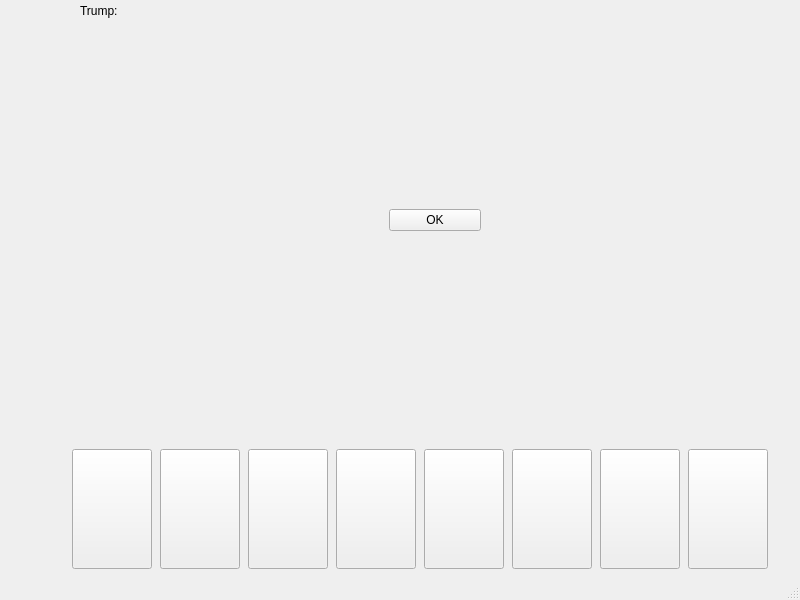
<?xml version="1.0" encoding="UTF-8"?>
<ui version="4.0">
 <class>manille</class>
 <widget class="QMainWindow" name="manille">
  <property name="geometry">
   <rect>
    <x>0</x>
    <y>0</y>
    <width>800</width>
    <height>600</height>
   </rect>
  </property>
  <property name="minimumSize">
   <size>
    <width>800</width>
    <height>600</height>
   </size>
  </property>
  <property name="maximumSize">
   <size>
    <width>800</width>
    <height>600</height>
   </size>
  </property>
  <property name="windowTitle">
   <string>PyManille!</string>
  </property>
  <widget class="QWidget" name="centralwidget">
   <widget class="QWidget" name="layoutWidget">
    <property name="geometry">
     <rect>
      <x>70</x>
      <y>440</y>
      <width>704</width>
      <height>138</height>
     </rect>
    </property>
    <layout class="QHBoxLayout" name="horizontalLayout">
     <item>
      <widget class="QPushButton" name="card0">
       <property name="maximumSize">
        <size>
         <width>80</width>
         <height>120</height>
        </size>
       </property>
       <property name="text">
        <string/>
       </property>
       <property name="icon">
        <iconset>
         <normaloff>GreyWyvern/cardset/01c.gif</normaloff>GreyWyvern/cardset/01c.gif</iconset>
       </property>
       <property name="iconSize">
        <size>
         <width>80</width>
         <height>120</height>
        </size>
       </property>
      </widget>
     </item>
     <item>
      <widget class="QPushButton" name="card1">
       <property name="maximumSize">
        <size>
         <width>80</width>
         <height>120</height>
        </size>
       </property>
       <property name="text">
        <string/>
       </property>
       <property name="icon">
        <iconset>
         <normaloff>GreyWyvern/cardset/01c.gif</normaloff>GreyWyvern/cardset/01c.gif</iconset>
       </property>
       <property name="iconSize">
        <size>
         <width>80</width>
         <height>120</height>
        </size>
       </property>
      </widget>
     </item>
     <item>
      <widget class="QPushButton" name="card2">
       <property name="maximumSize">
        <size>
         <width>80</width>
         <height>120</height>
        </size>
       </property>
       <property name="text">
        <string/>
       </property>
       <property name="icon">
        <iconset>
         <normaloff>GreyWyvern/cardset/01c.gif</normaloff>GreyWyvern/cardset/01c.gif</iconset>
       </property>
       <property name="iconSize">
        <size>
         <width>80</width>
         <height>120</height>
        </size>
       </property>
      </widget>
     </item>
     <item>
      <widget class="QPushButton" name="card3">
       <property name="maximumSize">
        <size>
         <width>80</width>
         <height>120</height>
        </size>
       </property>
       <property name="text">
        <string/>
       </property>
       <property name="icon">
        <iconset>
         <normaloff>GreyWyvern/cardset/01c.gif</normaloff>GreyWyvern/cardset/01c.gif</iconset>
       </property>
       <property name="iconSize">
        <size>
         <width>80</width>
         <height>120</height>
        </size>
       </property>
      </widget>
     </item>
     <item>
      <widget class="QPushButton" name="card4">
       <property name="maximumSize">
        <size>
         <width>80</width>
         <height>120</height>
        </size>
       </property>
       <property name="text">
        <string/>
       </property>
       <property name="icon">
        <iconset>
         <normaloff>GreyWyvern/cardset/01c.gif</normaloff>GreyWyvern/cardset/01c.gif</iconset>
       </property>
       <property name="iconSize">
        <size>
         <width>80</width>
         <height>120</height>
        </size>
       </property>
      </widget>
     </item>
     <item>
      <widget class="QPushButton" name="card5">
       <property name="maximumSize">
        <size>
         <width>80</width>
         <height>120</height>
        </size>
       </property>
       <property name="text">
        <string/>
       </property>
       <property name="icon">
        <iconset>
         <normaloff>GreyWyvern/cardset/01c.gif</normaloff>GreyWyvern/cardset/01c.gif</iconset>
       </property>
       <property name="iconSize">
        <size>
         <width>80</width>
         <height>120</height>
        </size>
       </property>
      </widget>
     </item>
     <item>
      <widget class="QPushButton" name="card6">
       <property name="maximumSize">
        <size>
         <width>80</width>
         <height>120</height>
        </size>
       </property>
       <property name="text">
        <string/>
       </property>
       <property name="icon">
        <iconset>
         <normaloff>GreyWyvern/cardset/01c.gif</normaloff>GreyWyvern/cardset/01c.gif</iconset>
       </property>
       <property name="iconSize">
        <size>
         <width>80</width>
         <height>120</height>
        </size>
       </property>
      </widget>
     </item>
     <item>
      <widget class="QPushButton" name="card7">
       <property name="maximumSize">
        <size>
         <width>80</width>
         <height>120</height>
        </size>
       </property>
       <property name="text">
        <string/>
       </property>
       <property name="icon">
        <iconset>
         <normaloff>GreyWyvern/cardset/01c.gif</normaloff>GreyWyvern/cardset/01c.gif</iconset>
       </property>
       <property name="iconSize">
        <size>
         <width>80</width>
         <height>120</height>
        </size>
       </property>
      </widget>
     </item>
    </layout>
   </widget>
   <widget class="QWidget" name="layoutWidget">
    <property name="geometry">
     <rect>
      <x>290</x>
      <y>0</y>
      <width>290</width>
      <height>440</height>
     </rect>
    </property>
    <layout class="QGridLayout" name="gridLayout">
     <item row="1" column="1">
      <widget class="QLabel" name="T0">
       <property name="minimumSize">
        <size>
         <width>90</width>
         <height>140</height>
        </size>
       </property>
       <property name="text">
        <string/>
       </property>
       <property name="pixmap">
        <pixmap>GreyWyvern/cardset/bottom02.gif</pixmap>
       </property>
      </widget>
     </item>
     <item row="0" column="2">
      <widget class="QLabel" name="T1">
       <property name="minimumSize">
        <size>
         <width>90</width>
         <height>140</height>
        </size>
       </property>
       <property name="text">
        <string/>
       </property>
       <property name="pixmap">
        <pixmap>GreyWyvern/cardset/bottom02.gif</pixmap>
       </property>
      </widget>
     </item>
     <item row="1" column="3">
      <widget class="QLabel" name="T2">
       <property name="minimumSize">
        <size>
         <width>90</width>
         <height>140</height>
        </size>
       </property>
       <property name="text">
        <string/>
       </property>
       <property name="pixmap">
        <pixmap>GreyWyvern/cardset/bottom02.gif</pixmap>
       </property>
      </widget>
     </item>
     <item row="2" column="2">
      <widget class="QLabel" name="T3">
       <property name="minimumSize">
        <size>
         <width>90</width>
         <height>140</height>
        </size>
       </property>
       <property name="text">
        <string/>
       </property>
       <property name="pixmap">
        <pixmap>GreyWyvern/cardset/bottom02.gif</pixmap>
       </property>
      </widget>
     </item>
     <item row="1" column="2">
      <widget class="QPushButton" name="next">
       <property name="text">
        <string>OK</string>
       </property>
      </widget>
     </item>
    </layout>
   </widget>
   <widget class="QWidget" name="">
    <property name="geometry">
     <rect>
      <x>80</x>
      <y>0</y>
      <width>92</width>
      <height>167</height>
     </rect>
    </property>
    <layout class="QVBoxLayout" name="verticalLayout">
     <item>
      <widget class="QLabel" name="trump_label">
       <property name="text">
        <string>Trump:</string>
       </property>
      </widget>
     </item>
     <item>
      <widget class="QLabel" name="trump_disp">
       <property name="minimumSize">
        <size>
         <width>90</width>
         <height>140</height>
        </size>
       </property>
       <property name="text">
        <string/>
       </property>
       <property name="pixmap">
        <pixmap>GreyWyvern/cardset/bottom02.gif</pixmap>
       </property>
      </widget>
     </item>
    </layout>
   </widget>
  </widget>
  <widget class="QStatusBar" name="statusBar"/>
 </widget>
 <resources/>
 <connections/>
</ui>
